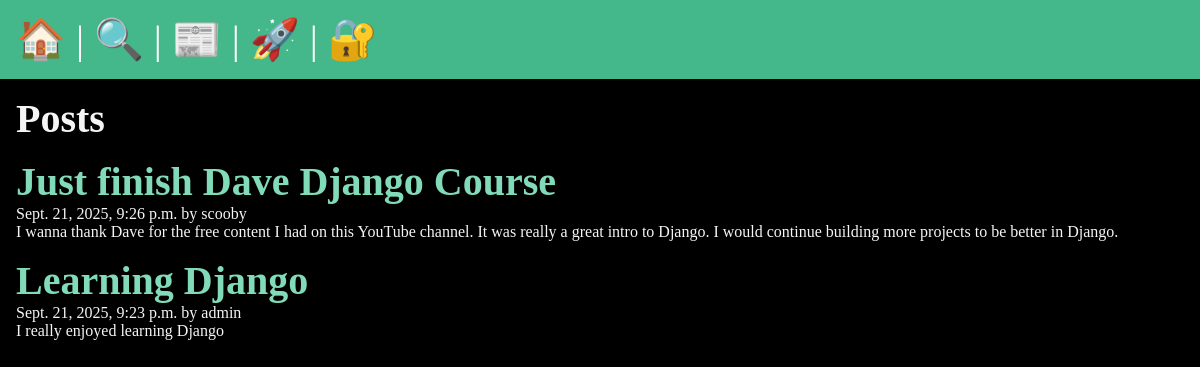
/posts/, run on the app's committed database.
### posts/models.py (models this page shows, shortened)
class Post(models.Model):
    title = models.CharField(max_length=75)
    body = models.TextField()
    slug = models.SlugField()
    date = models.DateTimeField(auto_now_add=True)
    banner = models.ImageField(default='fallback.png', blank=True)
    author = models.ForeignKey(User, on_delete=models.CASCADE, default=None)

### posts/views.py (the view)
# urls.py: path('', views.posts_list, name='list'),
def posts_list(request):
    posts = Post.objects.all().order_by('-date')
    return render(request, 'posts/posts_list.html', {'posts': posts})

### posts/templates/posts/posts_list.html (shortened to what this page needs)
{% extends 'layout.html' %}
{% block content %}
<section>
    <h1>Posts</h1>
    {% for post in posts %}
        <article class="post">
            <h2>
                <a href="{% url 'posts:page' slug=post.slug%}">
                    {{post.title}}
                </a>
            </h2>
            <p>{{post.date}} by {{post.author}}</p>
            <p>{{post.body}}</p>
        </article>
    {% endfor %}
</section>
{% endblock %}

### templates/layout.html (shortened to what this page needs)
<!DOCTYPE html>
{% load static %}
<html lang="en">
<head>
    <link rel="stylesheet" href="{% static 'css/style.css' %}">
</head>
<body>
    <nav>
        <a href="{% url 'home' %}">
            <span role="img" aria-label="Home" title="Home">🏠</span>
        </a> |
        <a href="{% url 'about' %}">
            <span role="img" aria-label="About" title="About">🔍</span>
        </a> |
        <a href="{% url 'posts:list' %}">
            <span role="img" aria-label="News" title="News">📰</span>
        </a> |
        {% if user.is_authenticated %}
        <a href="{% url 'posts:new-post' %}">
            <span role="img" aria-label="New Post" title="New Post">🆕</span>
        </a> |
        <form class= "logout" action="{% url 'users:logout' %}" method="post">
            {% csrf_token %}
            <button class="logout-button" aria-label="User Logout">👋</button>
        </form>
        {% else %}
             <a href="{% url 'users:register' %}">
            <span role="img" aria-label="User Registeration" title="User Registeration">🚀</span>
        </a> |
        <a href="{% url 'users:login' %}">
            <span role="img" aria-label="User login" title="User login">🔐</span>
        </a>
        {% endif %}
    </nav>
    <main>
        {% block content %}
        {% endblock %}
    </main>
</body>
</html>

### data on the page
Post: title "Just finish Dave Django Course", date "Sept. 21, 2025, 9:26 p.m.", author "scooby", body "I wanna thank Dave for the free content I had on this YouTube channel. It was really a great intro to Django. I would continue building more projects to be better in Django."
Post: title "Learning Django", date "Sept. 21, 2025, 9:23 p.m.", author "admin", body "I really enjoyed learning Django"
